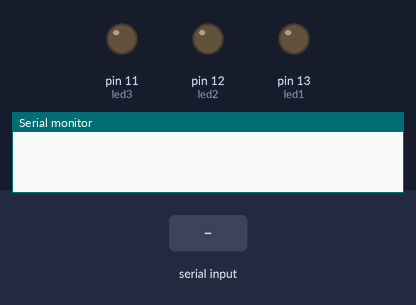
A sketch run on a simulated Arduino Uno, built with avr-gcc and run on an emulated ATmega328P. Shown: output pins drawn as LEDs (lit = HIGH), the last lines printed to the serial monitor. The inputs (shaded band) are chosen by the test bench.

Above: at 1.2 s.
1.3 s: "A" received over Serial
At 2.3 s:
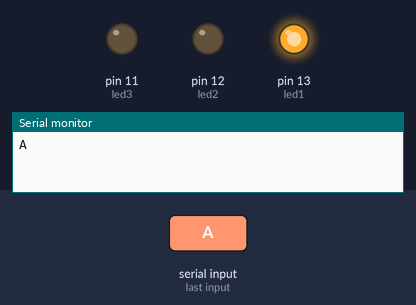
2.8 s: "B" received over Serial
At 3.4 s:
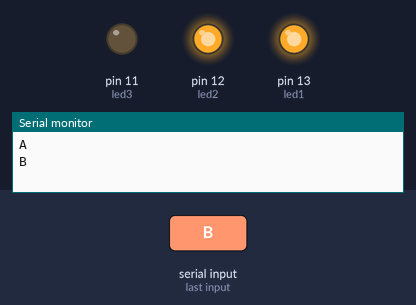
4.3 s: "a" received over Serial
At 5.5 s:
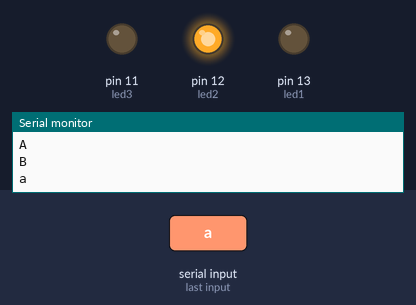
5.8 s: "C" received over Serial
At 6.9 s:
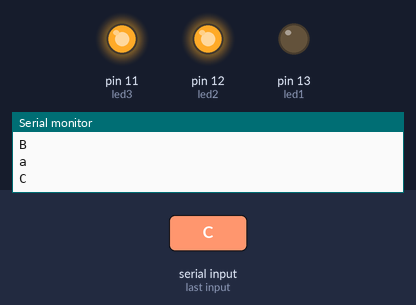
7.3 s: "b" received over Serial
At 8.0 s:
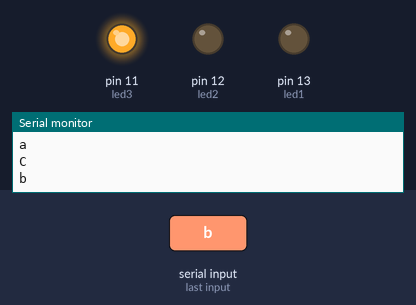
8.8 s: "A" received over Serial
At 9.2 s:
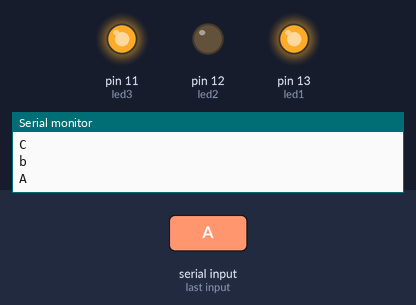
Timing chart, 0 to 11.3 s (numbered marks = the images above; inputs shaded):
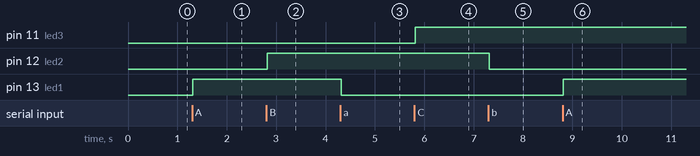

The sketch:

Wifi-led-control.ino
```cpp
// Define LED pins
int led1 = 13;
int led2 = 12;
int led3 = 11;

// Variable to store received character from Serial
char val;

void setup()
{
  Serial.begin(9600);    // Initialize Serial communication at 9600 baud
  pinMode(led1, OUTPUT); // Set LED pins as output
  pinMode(led2, OUTPUT);
  pinMode(led3, OUTPUT);
}

void loop()
{
  // Check if data is available on Serial
  while (Serial.available() > 0)
  {
    val = Serial.read(); // Read a character

    Serial.println(val); // Echo the received character back to Serial (optional)
    delay(15);           // Short delay for stability

    // Control LED1
    if (val == 'A')
    {
      digitalWrite(led1, HIGH); // Turn ON LED1
    }
    else if (val == 'a')
    {
      digitalWrite(led1, LOW); // Turn OFF LED1
    }

    // Control LED2
    if (val == 'B')
    {
      digitalWrite(led2, HIGH); // Turn ON LED2
    }
    else if (val == 'b')
    {
      digitalWrite(led2, LOW); // Turn OFF LED2
    }

    // Control LED3
    if (val == 'C')
    {
      digitalWrite(led3, HIGH); // Turn ON LED3
    }
    else if (val == 'c')
    {
      digitalWrite(led3, LOW); // Turn OFF LED3
    }
  }
}
```

Measured:
- after the input at 1.3 s, pin 13 (led1): LOW → HIGH at once
- after the input at 2.8 s, pin 12 (led2): LOW → HIGH at once
- after the input at 4.3 s, pin 13 (led1): HIGH → LOW at once
- after the input at 5.8 s, pin 11 (led3): LOW → HIGH at once
- after the input at 7.3 s, pin 12 (led2): HIGH → LOW at once
- after the input at 8.8 s, pin 13 (led1): LOW → HIGH at once
